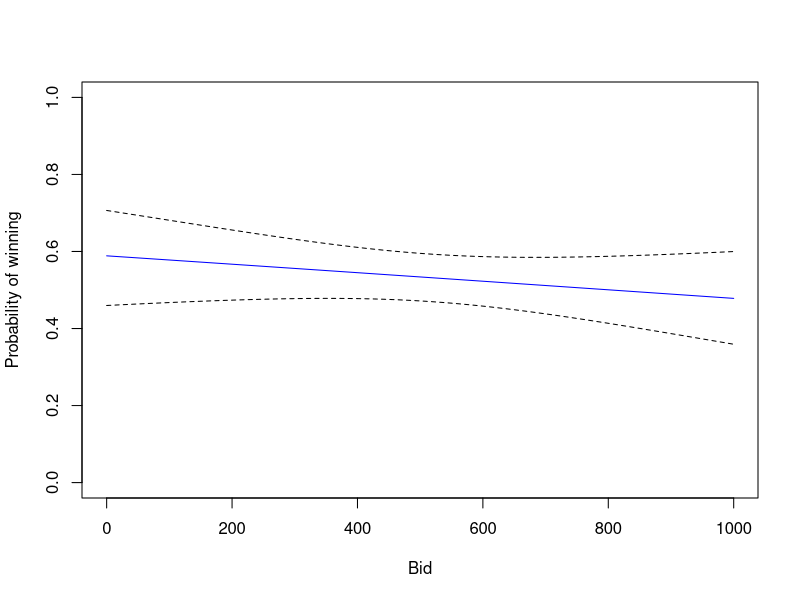

Generate this figure with R:


#***********************************************
# FITTED VALUES FROM LOGISTIC REGRESSION WITH CIs 
#***********************************************

# reference: https://stats.stackexchange.com/questions/29044/plotting-confidence-intervals-for-the-predicted-probabilities-from-a-logistic-re

set.seed(1234)
mydat <- data.frame(
      won=as.factor(sample(c(0, 1), 250, replace=TRUE)), 
      bid=runif(250, min=0, max=1000)
)


mod1 <- glm(won~bid, data=mydat, family=binomial(link="logit"))
plotdat <- data.frame(bid=(0:1000))
preddat <- predict(mod1, newdata=plotdat, se.fit=TRUE)
with(mydat, plot(bid, won, type="n", 
                 ylim=c(0, 1), ylab="Probability of winning", xlab="Bid"))
with(preddat, lines(0:1000, exp(fit)/(1+exp(fit)), col="blue"))
with(preddat, lines(0:1000, exp(fit+1.96*se.fit)/(1+exp(fit+1.96*se.fit)), lty=2))
with(preddat, lines(0:1000, exp(fit-1.96*se.fit)/(1+exp(fit-1.96*se.fit)), lty=2))